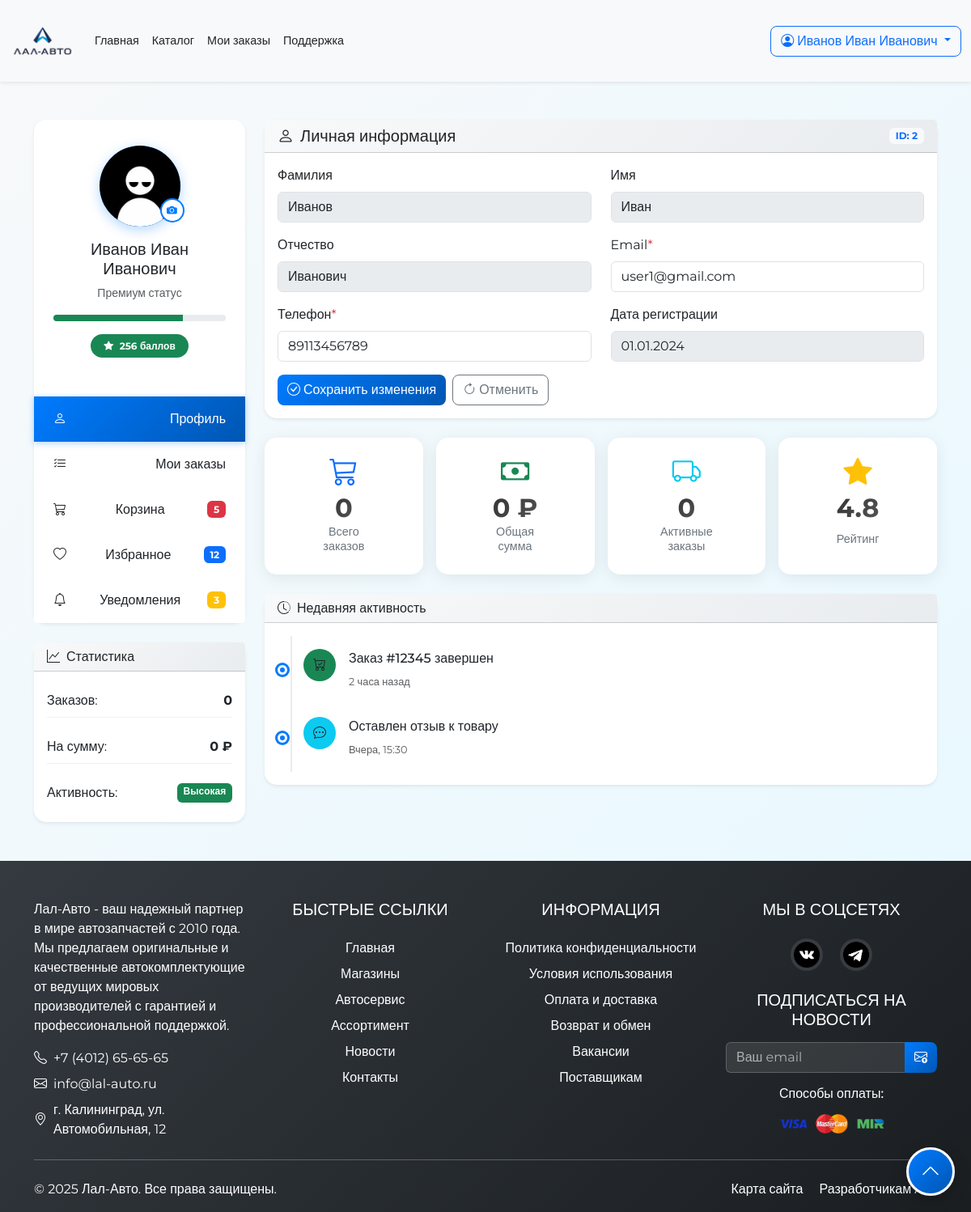
The app's page /profile.php (signed in) with its own data.
### tables this page shows
CREATE TABLE `users` (
  `id_users` int(11) NOT NULL,
  `surname_users` varchar(255) DEFAULT NULL,
  `name_users` varchar(255) DEFAULT NULL,
  `patronymic_users` varchar(255) DEFAULT NULL,
  `login_users` varchar(255) DEFAULT NULL,
  `password_users` varchar(255) DEFAULT NULL,
  `email_users` varchar(255) DEFAULT NULL,
  `discountСardNumber_users` varchar(6) DEFAULT NULL,
  `region_users` varchar(255) DEFAULT NULL,
  `city_users` varchar(255) DEFAULT NULL,
  `address_users` varchar(255) DEFAULT NULL,
  `phone_users` bigint(12) DEFAULT NULL,
  `avatar_users` varchar(255) DEFAULT NULL,
  `TIN_users` bigint(10) DEFAULT NULL,
  `person_users` varchar(255) DEFAULT NULL,
  `organization_users` varchar(255) DEFAULT NULL,
  `organizationType_users` varchar(255) DEFAULT NULL
);

### profile.php (the view, shortened to what the rows shown need)
<?php
require_once("config/link.php");
$userData = [];
$userId = null;
if (isset($_SESSION['user']))
{
    $username = $_SESSION['user'];
    $sql = "SELECT * FROM users WHERE CONCAT(surname_users, ' ', name_users, ' ', patronymic_users) = ? OR person_users = ?";
    $stmt = $conn->prepare($sql);
    if ($stmt)
    {
        $stmt->bind_param("ss", $username, $username);
        $stmt->execute();
        $result = $stmt->get_result();
        if ($result->num_rows > 0)
        {
            $userData = $result->fetch_assoc();
            $userId = $userData['id_users'] ?? 0;
        }
    }
    else
    {
        error_log("Ошибка подготовки запроса: " . $conn->error);
    }
}
?>
<!DOCTYPE html>
<html lang="ru">
<head>
    <link rel="stylesheet" href="../css/bootstrap.min.css">
    <link rel="stylesheet" href="https://cdn.jsdelivr.net/npm/bootstrap-icons@1.11.1/font/bootstrap-icons.css">
    <link rel="stylesheet" href="https://cdnjs.cloudflare.com/ajax/libs/font-awesome/6.0.0/css/all.min.css">
    <link rel="stylesheet" href="css/style.css">
    <link rel="stylesheet" href="css/profile-styles.css">
</head>
<body>
<div class="profile-container">
    <div class="container py-5">
        <div class="row g-4 align-items-stretch">
            <div class="col-lg-3">
                <div class="d-flex flex-column h-100">
                    <div class="profile-sidebar card shadow-sm h-100 mb-0">
                        <div class="card-body text-center">
                            <div class="profile-avatar mb-3">
                                <div class="avatar-circle bg-primary text-white d-flex align-items-center justify-content-center mx-auto">
                                    <?php
                                    if (!empty($userData['avatar_users']))
                                    {
                                    ?>
                                        <img src="<?= htmlspecialchars($userData['avatar_users']) ?>" alt="Аватар" style="width: 100%; height: 100%; object-fit: cover; border-radius: 50%;">
                                    <?php
                                    }
                                    else
                                    {
                                    ?>
                                        <i class="bi bi-person-fill" style="font-size: 2.5rem;"></i>
                                    <?php
                                    }
                                    ?>
                                </div>
                            </div>
                        </div>
                    </div>
                </div>
            </div>
            <div class="col-lg-9">
                <div class="tab-content">
                    <div class="tab-pane fade show active h-100" id="profile">
                        <div class="d-flex flex-column h-100">
                            <div class="card shadow-sm mb-4">
                                <div class="card-header bg-primary text-dark d-flex justify-content-between align-items-center">
                                    <h5 class="mb-0"><i class="bi bi-person me-2"></i>Личная информация</h5>
                                    <?php
                                    if ($userId)
                                    {
                                    ?>
                                        <span class="badge bg-light text-primary">ID: <?= $userId ?></span>
                                    <?php
                                    }
                                    ?>
                                </div>
                                <div class="card-body">
                                    <form id="profileForm" method="POST">
                                        <div class="row">
                                            <div class="col-md-6 mb-3">
                                                <label class="form-label">Фамилия</label>
                                                <input type="text" class="form-control" value="<?= htmlspecialchars($userData['surname_users'] ?? 'Не указано') ?>" disabled>
                                            </div>
                                            <div class="col-md-6 mb-3">
                                                <label class="form-label">Имя</label>
                                                <input type="text" class="form-control" value="<?= htmlspecialchars($userData['name_users'] ?? 'Не указано') ?>" disabled>
                                            </div>
                                            <div class="col-md-6 mb-3">
                                                <label class="form-label">Отчество</label>
                                                <input type="text" class="form-control" value="<?= htmlspecialchars($userData['patronymic_users'] ?? 'Не указано') ?>" disabled>
                                            </div>
                                            <div class="col-md-6 mb-3">
                                                <label class="form-label">Email<span class="text-danger">*</span></label>
                                                <input type="email" name="email" class="form-control" value="<?= htmlspecialchars($userData['email_users'] ?? '') ?>" required>
                                            </div>
                                            <div class="col-md-6 mb-3">
                                                <label class="form-label">Телефон<span class="text-danger">*</span></label>
                                                <input type="tel" name="phone" class="form-control" value="<?= htmlspecialchars($userData['phone_users'] ?? '') ?>" required>
                                            </div>
                                        </div>
                                    </form>
                                </div>
                            </div>
                        </div>
                    </div>
                </div>
            </div>
        </div>
    </div>
</div>
</body>
</html>

### records on screen
users: avatar_users (picture), id_users "2", surname_users "Иванов", name_users "Иван", patronymic_users "Иванович", email "user1@gmail.com", phone "89113456789"

### other values on screen
$_SESSION['user'] "Иванов Иван Иванович"
$cartCount "5"
$orderStats['total_orders'] "0"
$orderStats['total_amount'] "0"
